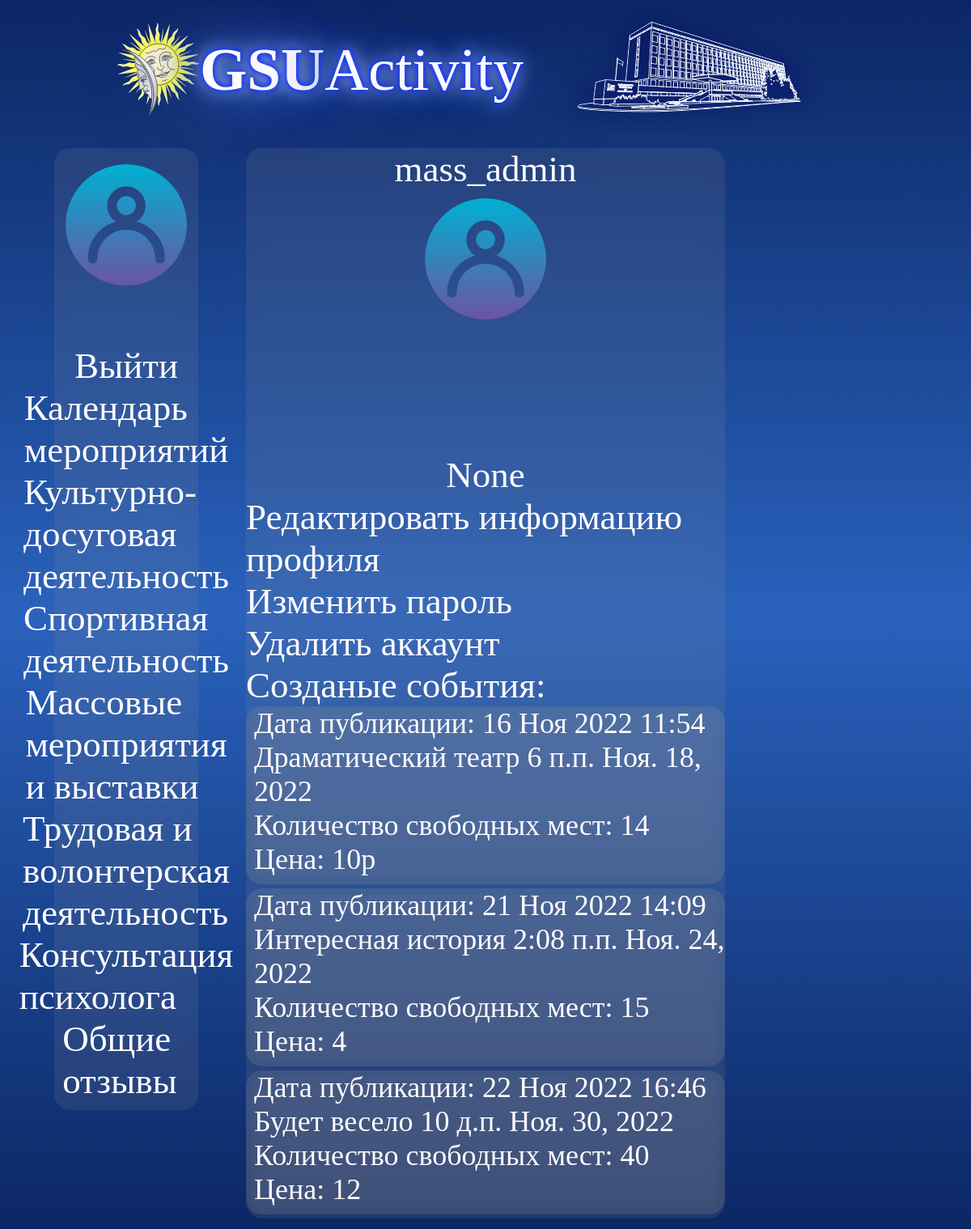
Page /accounts/profile/ (signed in) on the earlier database version.
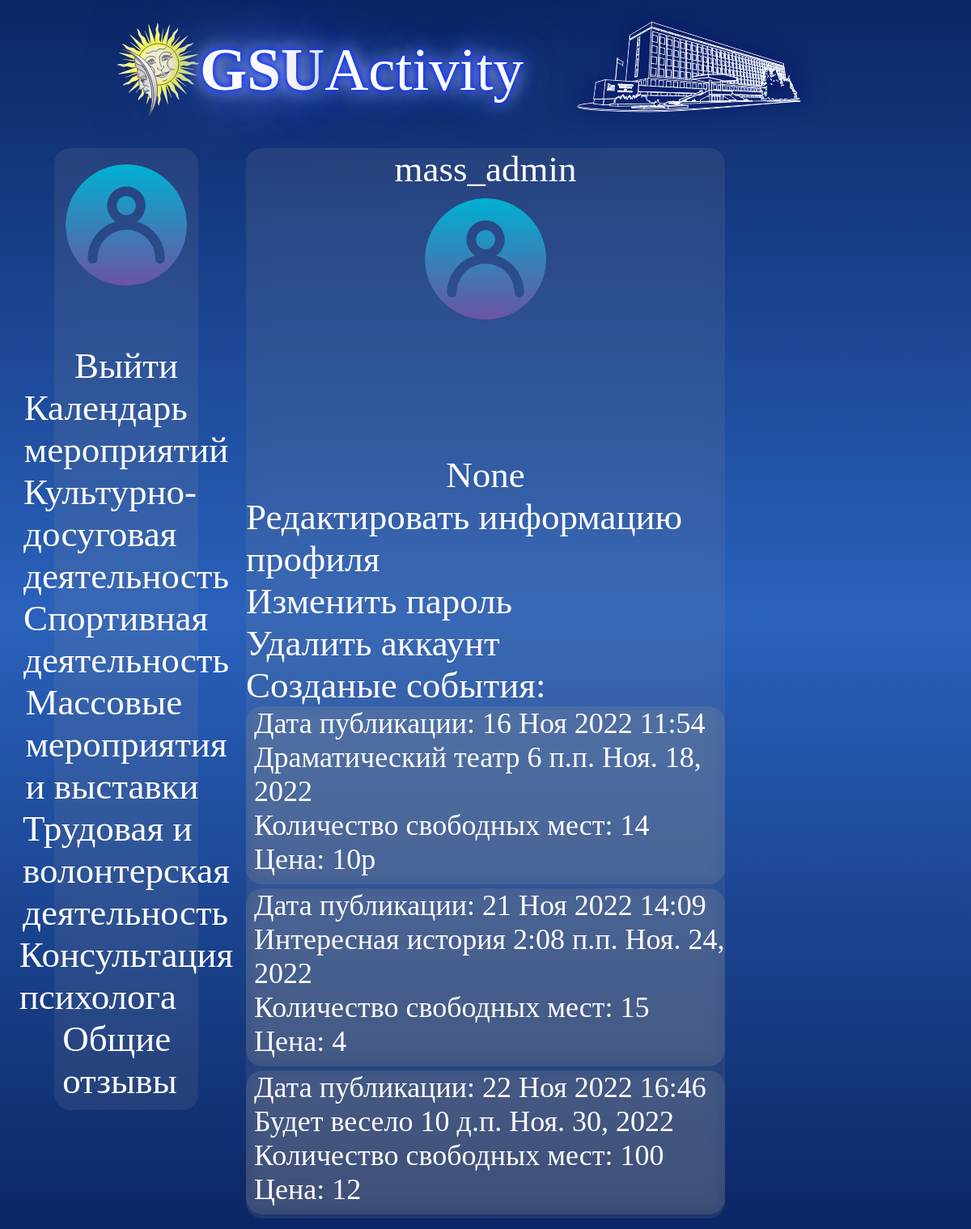
Same page on the later database version.
### news/models.py (models this page shows, shortened)
class Post(models.Model):
    tag = (
        ('cult','Культурно-досуговая деятельность'),
        ('sport','Спортивная деятельность'),
        ('mass','Массовые мероприятия и выставки'),
        ('trud','Трудовая и волонтерская деятельность'),
        )
    name = models.CharField(null=True, blank=False,max_length=100)
    content = models.TextField(null=True, blank=False)
    image = models.ImageField(upload_to='image/%Y/%m/%d/', blank=True, null=True)
    file = models.FileField(upload_to='files/%Y/%m/%d/', blank=True, null=True)
    video = models.FileField(upload_to='video/%Y/%m/%d/', blank=True, null=True)
    audio = models.FileField(upload_to='audio/%Y/%m/%d/', blank=True, null=True)
    author = models.ForeignKey(AdvUser, on_delete=models.CASCADE, null=True)
    pubdate = models.DateTimeField(auto_now_add=True, db_index=True, verbose_name='Publication date')
    eventtime = models.TimeField(db_index=True,null=True,blank=False)
    eventdate = models.DateField(db_index=True,null=True,blank=False)
    stoim = models.CharField(null = True, blank = False, max_length=10)
    mesta = models.IntegerField(null = True, blank = False,default=2,validators=[MinValueValidator(0)])
    tags = models.CharField( blank = False,choices=tag, max_length=50)
    zapisi = models.ManyToManyField(AdvUser, related_name='Записаные',blank=True)
    class Meta:
        verbose_name_plural = 'События'
        verbose_name = 'Событие'
        ordering = ['eventdate']

### news/views.py (the view)
# urls.py: path('accounts/profile/', profile, name='profile'),
@login_required
def profile(request):
    posts = Post.objects.filter(zapisi=request.user.id)
    vists = Vist.objects.filter(zapisi=request.user.id)
    your_posts = Post.objects.filter(author=request.user.pk)
    a = date.today()
    b = a + timedelta(days=1)
    return render(request, 'news/profile.html', {'vists': vists,'posts': posts,'your_posts':your_posts,'a':a,'b':b})

### news/templates/news/profile.html (shortened to what this page needs)
{% extends "layout/basic.html" %}
{% block content %}
<div class="profile">
	{{user.username }}
	{% if user.avatar %}
      <img class="avatar" src="{{ user.avatar.url }}"><br><br>
    {% else %}
      <img class="avatar" src="\static\news\user.png"><br><br>
    {% endif %}
	{{user.first_name}} {{user.last_name}}<br>
	{{user.phone_num}}<br>
	<div>
		<a href="{% url 'news:profile_change' %}"  class="link">Редактировать информацию профиля</a><br>
		<a href="{% url 'news:password_change' %}"  class="link">Изменить пароль</a><br>
		<a href="{% url 'news:profile_delete' %}"  class="link">Удалить аккаунт</a><br>
		{% if user.is_superuser == 1 %}
		Созданые события:<br>
		<div>
			{% if your_posts %}
			{% for post in your_posts %}
				<div class="post">
						<div class="post-content">
							Дата публикации: {{ post.pubdate|date:"d M Y H:i" }}<br>
							{{ post.content}}  {{ post.eventtime }} {{ post.eventdate }}<br>
							Количество свободных мест: {{ post.mesta }}<br>
							Цена: {{ post.stoim }}<br>
						</div>
					</div>
			{% endfor %}
			{% endif %}
		</div>
		{% endif %}
	</div>
</div>
{% endblock %}

Differences in the rows shown:
changed Post "22 Ноя 2022 16:46": mesta "40" → "100"
